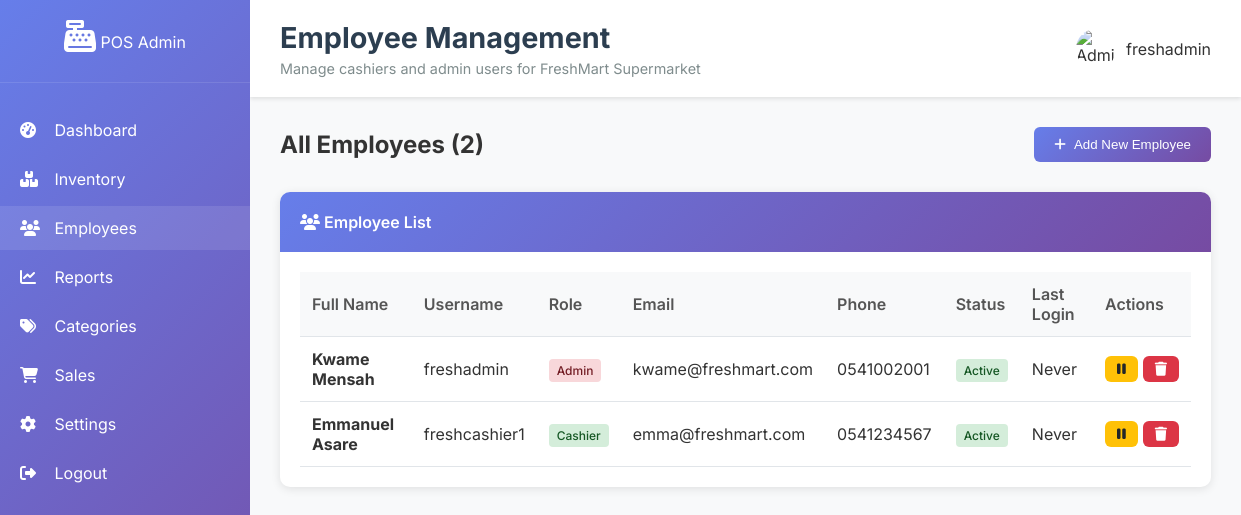
The page /trash/emp.php (signed in) on the database its author committed.
### tables this page shows
CREATE TABLE IF NOT EXISTS tenants (
    tenant_id INT AUTO_INCREMENT PRIMARY KEY,
    business_name VARCHAR(100) NOT NULL,
    contact_name VARCHAR(100),
    contact_email VARCHAR(100),
    contact_phone VARCHAR(20),
    address TEXT,
    industry VARCHAR(100),
    plan_type ENUM('free', 'basic', 'pro') DEFAULT 'free',
    status ENUM('active', 'inactive') DEFAULT 'active',
    created_at TIMESTAMP DEFAULT CURRENT_TIMESTAMP,
    updated_at TIMESTAMP DEFAULT CURRENT_TIMESTAMP ON UPDATE CURRENT_TIMESTAMP
);

CREATE TABLE users (
    user_id INT AUTO_INCREMENT PRIMARY KEY,
    tenant_id INT NOT NULL,
    username VARCHAR(50) NOT NULL,
    password_hash VARCHAR(255) NOT NULL,
    role ENUM('cashier', 'admin') NOT NULL,
    full_name VARCHAR(100) NOT NULL,
    email VARCHAR(100),
    phone VARCHAR(20),
    status ENUM('active', 'inactive') DEFAULT 'active',
    last_login DATETIME,
    created_at TIMESTAMP DEFAULT CURRENT_TIMESTAMP,
    updated_at TIMESTAMP DEFAULT CURRENT_TIMESTAMP ON UPDATE CURRENT_TIMESTAMP,
    UNIQUE (tenant_id, username),
    FOREIGN KEY (tenant_id) REFERENCES tenants(tenant_id)
);

### trash/emp.php (the view, shortened to what this page needs)
<?php
require_once '../db_connect.php';
$tenant_id = $_SESSION['tenant_id'];
$employees_stmt = $pdo->prepare("SELECT * FROM users WHERE tenant_id = ? ORDER BY created_at DESC");
$employees_stmt->execute([$tenant_id]);
$employees = $employees_stmt->fetchAll(PDO::FETCH_ASSOC);
$tenant_stmt = $pdo->prepare("SELECT business_name FROM tenants WHERE tenant_id = ?");
$tenant_stmt->execute([$tenant_id]);
$tenant_info = $tenant_stmt->fetch(PDO::FETCH_ASSOC);
?>
<!DOCTYPE html>
<html lang="en">
<head>
    <link rel="stylesheet" href="https://cdnjs.cloudflare.com/ajax/libs/font-awesome/6.4.0/css/all.min.css">
</head>
<body>
    <div class="admin-container">
        <aside class="sidebar" id="sidebar">
            <div class="logo">
                <i class="fas fa-cash-register"></i>
                <span>POS Admin</span>
            </div>
            <nav>
                <ul>
                    <li><a href="index.php"><i class="fas fa-tachometer-alt"></i> Dashboard</a></li>
                    <li><a href="inventory/index.php"><i class="fas fa-boxes"></i> Inventory</a></li>
                    <li class="active"><a href="employees.php"><i class="fas fa-users"></i> Employees</a></li>
                    <li><a href="reports.php"><i class="fas fa-chart-line"></i> Reports</a></li>
                    <li><a href="categories.php"><i class="fas fa-tags"></i> Categories</a></li>
                    <li><a href="sales.php"><i class="fas fa-shopping-cart"></i> Sales</a></li>
                    <li><a href="settings.php"><i class="fas fa-cog"></i> Settings</a></li>
                    <li><a href="logout.php"><i class="fas fa-sign-out-alt"></i> Logout</a></li>
                </ul>
            </nav>
        </aside>
        <main class="main-content">
            <header class="top-bar">
                <div class="page-title">
                    <h1>Employee Management</h1>
                    <p>Manage cashiers and admin users for <?php echo htmlspecialchars($tenant_info['business_name'] ?? 'Your Business'); ?></p>
                </div>
                <div class="user-profile">
                    <img src="https://images.unsplash.com/photo-1472099645785-5658abf4ff4e?w=100&h=100&fit=crop&crop=face" alt="Admin">
                    <span><?php echo htmlspecialchars($_SESSION['username'] ?? 'Admin'); ?></span>
                </div>
            </header>
            <div class="content">
                <div class="content-header">
                    <h2>All Employees (<?php echo count($employees); ?>)</h2>
                    <button class="btn btn-primary" onclick="openModal('addEmployeeModal')">
                        <i class="fas fa-plus"></i> Add New Employee
                    </button>
                </div>
                <div class="card">
                    <div class="card-header">
                        <i class="fas fa-users"></i> Employee List
                    </div>
                    <div class="card-body">
                        <div class="table-container">
                            <table class="table">
                                <thead>
                                    <tr>
                                        <th>Full Name</th>
                                        <th>Username</th>
                                        <th>Role</th>
                                        <th>Email</th>
                                        <th>Phone</th>
                                        <th>Status</th>
                                        <th>Last Login</th>
                                        <th>Actions</th>
                                    </tr>
                                </thead>
                                <tbody>
                                    <?php if (empty($employees)): ?>
                                        <tr>
                                            <td colspan="8" style="text-align: center; padding: 40px;">
                                                <i class="fas fa-users" style="font-size: 3rem; color: #ccc; margin-bottom: 10px;"></i>
                                                <p>No employees found. Add your first employee to get started!</p>
                                            </td>
                                        </tr>
                                    <?php else: ?>
                                        <?php foreach ($employees as $employee): ?>
                                            <tr>
                                                <td>
                                                    <strong><?php echo htmlspecialchars($employee['full_name']); ?></strong>
                                                </td>
                                                <td><?php echo htmlspecialchars($employee['username']); ?></td>
                                                <td>
                                                    <span class="badge <?php echo $employee['role'] === 'admin' ? 'badge-danger' : 'badge-success'; ?>">
                                                        <?php echo ucfirst($employee['role']); ?>
                                                    </span>
                                                </td>
                                                <td><?php echo htmlspecialchars($employee['email'] ?? 'N/A'); ?></td>
                                                <td><?php echo htmlspecialchars($employee['phone'] ?? 'N/A'); ?></td>
                                                <td>
                                                    <span class="badge <?php echo $employee['status'] === 'active' ? 'badge-success' : 'badge-danger'; ?>">
                                                        <?php echo ucfirst($employee['status']); ?>
                                                    </span>
                                                </td>
                                                <td>
                                                    <?php
                                                    echo $employee['last_login']
                                                        ? date('M j, Y g:i A', strtotime($employee['last_login']))
                                                        : 'Never';
                                                    ?>
                                                </td>
                                                <td>
                                                    <div style="display: flex; gap: 5px;">
                                                        <form method="POST" style="display: inline;">
                                                            <button type="submit" class="btn btn-sm <?php echo $employee['status'] === 'active' ? 'btn-warning' : 'btn-success'; ?>"
                                                                    title="<?php echo $employee['status'] === 'active' ? 'Deactivate' : 'Activate'; ?>">
                                                                <i class="fas fa-<?php echo $employee['status'] === 'active' ? 'pause' : 'play'; ?>"></i>
                                                            </button>
                                                        </form>
                                                        <form method="POST" style="display: inline;"
                                                              onsubmit="return confirm('Are you sure you want to delete this employee? This action cannot be undone.')">
                                                            <button type="submit" class="btn btn-sm btn-danger" title="Delete Employee">
                                                                <i class="fas fa-trash"></i>
                                                            </button>
                                                        </form>
                                                    </div>
                                                </td>
                                            </tr>
                                        <?php endforeach; ?>
                                    <?php endif; ?>
                                </tbody>
                            </table>
                        </div>
                    </div>
                </div>
            </div>
        </main>
    </div>
</body>
</html>

### trash/emp.php (style rules this page uses)
* { margin: 0; padding: 0; box-sizing: border-box; }
body { font-family: 'Inter', sans-serif; background-color: #f5f5f5; color: #333; }
.admin-container { display: flex; min-height: 100vh; }
.sidebar { width: 250px; background: linear-gradient(135deg, #667eea 0%, #764ba2 100%); color: white; position: fixed; height: 100vh; overflow-y: auto; transition: transform 0.3s ease; z-index: 1000; }
.logo { padding: 20px; text-align: center; border-bottom: 1px solid rgba(255,255,255,0.1); }
.logo i { font-size: 2rem; margin-bottom: 10px; }
.sidebar nav ul { list-style: none; padding: 20px 0; }
.sidebar nav li { margin: 5px 0; }
.sidebar nav a { color: white; text-decoration: none; padding: 12px 20px; display: block; transition: background-color 0.3s; }
.sidebar nav a:hover, .sidebar nav .active a { background-color: rgba(255,255,255,0.1); }
.sidebar nav i { margin-right: 10px; width: 20px; }
.main-content { flex: 1; margin-left: 250px; background-color: #f8f9fa; }
.top-bar { background: white; padding: 20px 30px; box-shadow: 0 2px 4px rgba(0,0,0,0.1); display: flex; justify-content: space-between; align-items: center; }
.page-title h1 { color: #2c3e50; font-size: 1.8rem; margin-bottom: 5px; }
.page-title p { color: #7f8c8d; font-size: 0.9rem; }
.user-profile { display: flex; align-items: center; gap: 10px; }
.user-profile img { width: 40px; height: 40px; border-radius: 50%; object-fit: cover; }
.content { padding: 30px; }
.content-header { display: flex; justify-content: space-between; align-items: center; margin-bottom: 30px; }
.btn { padding: 10px 20px; border: none; border-radius: 6px; cursor: pointer; font-weight: 500; text-decoration: none; display: inline-flex; align-items: center; gap: 8px; transition: all 0.3s; }
.btn-primary { background: linear-gradient(135deg, #667eea 0%, #764ba2 100%); color: white; }
.btn-warning { background-color: #ffc107; color: #212529; }
.btn-danger { background-color: #dc3545; color: white; }
.btn-sm { padding: 6px 12px; font-size: 0.875rem; }
.card { background: white; border-radius: 10px; box-shadow: 0 2px 10px rgba(0,0,0,0.1); overflow: hidden; }
.card-header { background: linear-gradient(135deg, #667eea 0%, #764ba2 100%); color: white; padding: 20px; font-weight: 600; }
.card-body { padding: 20px; }
.table-container { overflow-x: auto; }
.table { width: 100%; border-collapse: collapse; background: white; }
.table th, .table td { padding: 12px; text-align: left; border-bottom: 1px solid #e1e5e9; }
.table th { background-color: #f8f9fa; font-weight: 600; color: #555; }
.badge { padding: 4px 8px; border-radius: 4px; font-size: 0.75rem; font-weight: 500; }
.badge-success { background-color: #d4edda; color: #155724; }
.badge-danger { background-color: #f8d7da; color: #721c24; }

### rows shown on the page
tenants: business_name "FreshMart Supermarket"
users: full_name "Kwame Mensah", username "freshadmin", role "Admin", email "kwame@freshmart.com", phone "0541002001", status "Active", shows "Never"
users: full_name "Emmanuel Asare", username "freshcashier1", role "Cashier", email "emma@freshmart.com", phone "0541234567", status "Active", shows "Never"

### other values the page prints
$_SESSION['username'] "freshadmin"
count($employees) "2"
